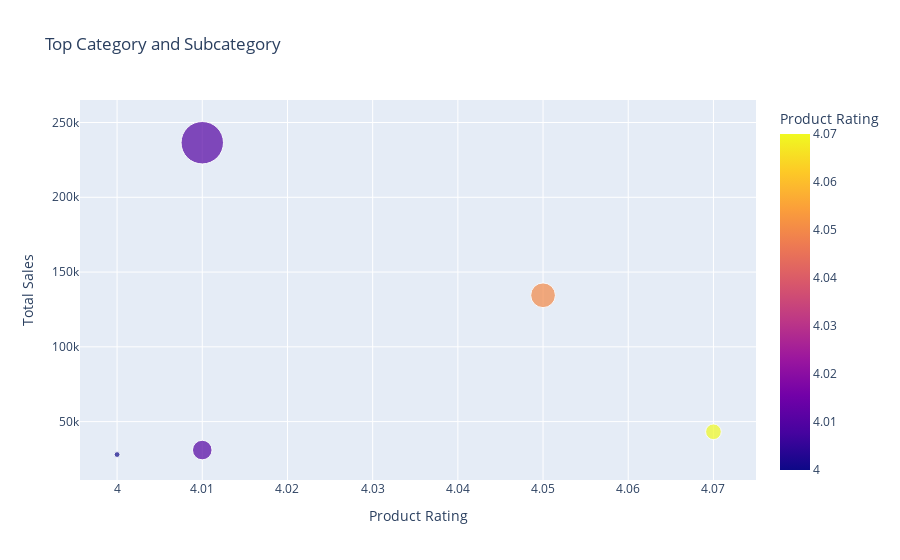

This figure's notebook cell:
### Code cell
import plotly.express as px

# Create bubble chart
fig = px.scatter(top_category_with_sales.head(5), 
                 x='product_rating', 
                 y='customer_reviews_count', 
                 size='total_sales',  # Size of bubbles determined by total_sales
                 color='product_rating',  # Color of bubbles determined by product_rating
                 hover_data={'category': True,
                             'total_sales': True,
                             'product_rating': True},
                 title='Top Category and Subcategory',
                 labels={'category': 'Category', 
                         'total_sales': 'Total Sales',
                         'product_rating': 'Product Rating'},
                 size_max=30,)  # Adjust maximum bubble size as needed

# Update layout
fig.update_layout(
    xaxis_title='Product Rating',
    yaxis_title='Total Sales'
)

# Show the plot
fig.show()

### Figure 1 — Plotly figure (JSON) as saved in the notebook; plotly's stock layout.template omitted (floating-point values rounded to 4 significant figures)
{"data": [{"customdata": [["Beverages", 10400000.0], ["Foodgrains, Oil & Masala", 25870000.0], ["Gourmet & World Food", 76180000.0], ["Baby Care", 16220000.0], ["Fruits & Vegetables", 1456000.0]], "hovertemplate": "Product Rating=%{marker.color}<br>customer_reviews_count=%{y}<br>Total Sales=%{customdata[1]}<br>Category=%{customdata[0]}<extra></extra>", "legendgroup": "", "marker": {"color": [4.07, 4.05, 4.01, 4.01, 4], "coloraxis": "coloraxis", "size": [10400000.0, 25870000.0, 76180000.0, 16220000.0, 1456000.0], "sizemode": "area", "sizeref": 84640.0, "symbol": "circle"}, "mode": "markers", "name": "", "orientation": "v", "showlegend": false, "type": "scatter", "x": [4.07, 4.05, 4.01, 4.01, 4], "xaxis": "x", "y": [43211, 134474, 236487, 30988, 27985], "yaxis": "y"}], "layout": {"coloraxis": {"colorbar": {"title": {"text": "Product Rating"}}, "colorscale": [[0, "#0d0887"], [0.1111, "#46039f"], [0.2222, "#7201a8"], [0.3333, "#9c179e"], [0.4444, "#bd3786"], [0.5556, "#d8576b"], [0.6667, "#ed7953"], [0.7778, "#fb9f3a"], [0.8889, "#fdca26"], [1, "#f0f921"]]}, "legend": {"itemsizing": "constant", "tracegroupgap": 0}, "title": {"text": "Top Category and Subcategory"}, "xaxis": {"anchor": "y", "domain": [0, 1], "title": {"text": "Product Rating"}}, "yaxis": {"anchor": "x", "domain": [0, 1], "title": {"text": "Total Sales"}}}}
